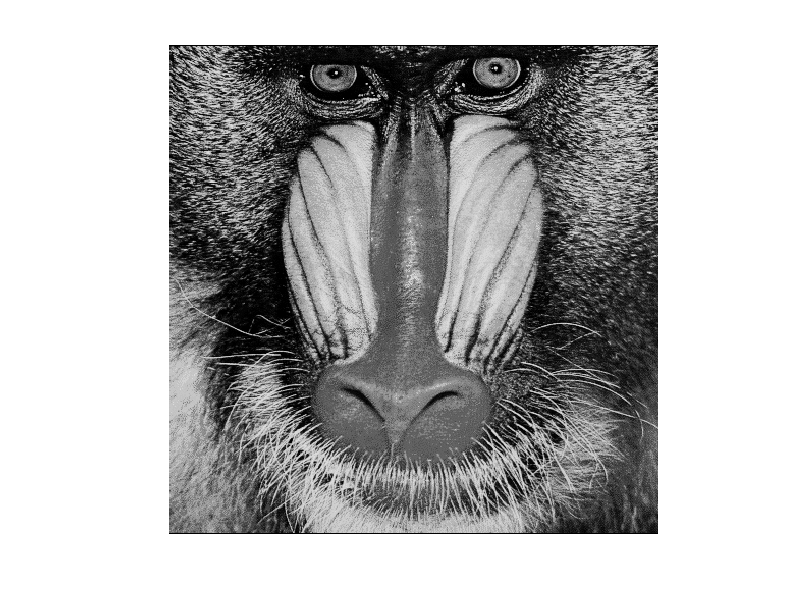
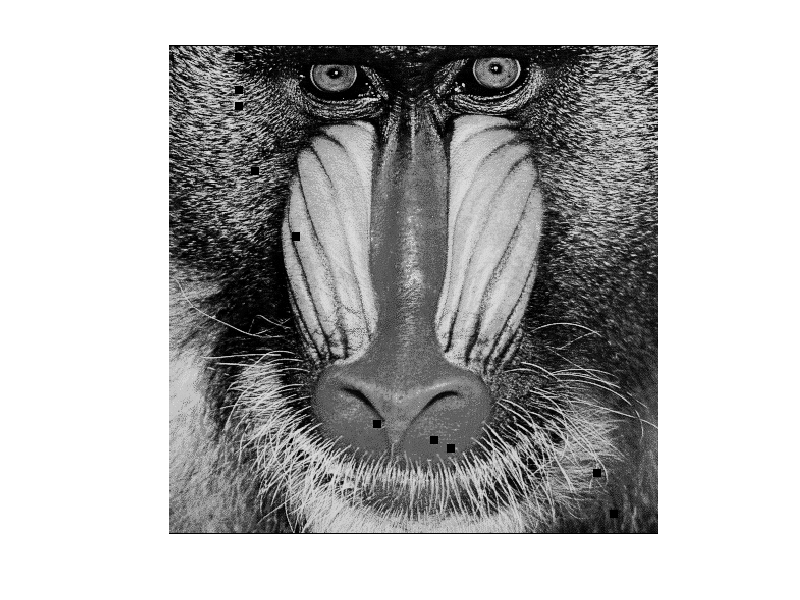

Here is the MATLAB script that generated these plots, in order: (Note: this script raises an error after producing the figures.)
clc;clear;close all;
mbsize = 8;        
load('mandrills');  
figure(1);         
imshow(mandrill);
[imgx, imgy] = size(mandrill);  % image dimensions
mbx = imgx / mbsize;            % number of MBs in X
mby = imgy / mbsize;            % number of MBs in Y
% cell array storing MBs
mbs = cell(mbx, mby);           
for i=1:mbx
    for j=1:mby
        mbs{i,j} = mandrill(mbsize*(i-1)+1:mbsize*i, mbsize*(j-1)+1:mbsize*j);
    end
end


% random discard of MBs to model packet loss impact
nd = 10;    % number of MBs to discard
% xs=sort(unidrnd(mbx, 1, nd));	% X index of MBs to discard
% ys=sort(unidrnd(mby, 1, nd));	% Y index of MBs to discard
xs=[2,6,8,16,24,47,49,50,53,58];
ys=[9,9,9,11,16,26,33,35,53,55];
damaged_mbs = mbs;
for i=1:nd
    damaged_mbs{xs(i),ys(i)}=zeros(8,8);    % set values of discarded MBs to 0
end
% cell to image of damaged frame
Y = zeros(imgx, imgy);
for i=1:mbx
    for j=1:mby
        Y(8*(i-1)+1:8*i,8*(j-1)+1:8*j)=damaged_mbs{i,j};
    end
end

mandrill_damaged = uint8(Y);    % convert to uint8 as a grayscale image
figure(2);                      % show damaged image
imshow(mandrill_damaged);


a = advanced( damaged_mbs,xs,ys,mbsize);
imshow(a);
